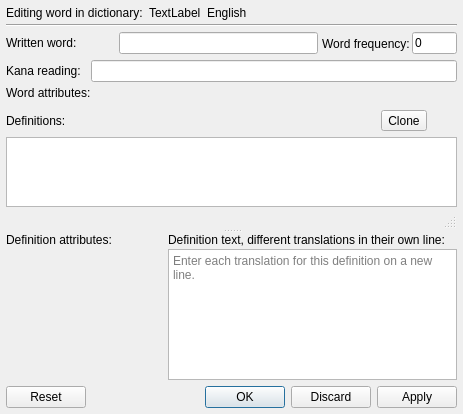
<?xml version="1.0" encoding="UTF-8"?>
<ui version="4.0">
 <class>WordEditorForm</class>
 <widget class="QMainWindow" name="WordEditorForm">
  <property name="geometry">
   <rect>
    <x>0</x>
    <y>0</y>
    <width>463</width>
    <height>414</height>
   </rect>
  </property>
  <property name="windowTitle">
   <string>zkanji - Edit word</string>
  </property>
  <widget class="QWidget" name="centralwidget">
   <layout class="QVBoxLayout" name="verticalLayout_2">
    <property name="spacing">
     <number>4</number>
    </property>
    <property name="leftMargin">
     <number>6</number>
    </property>
    <property name="topMargin">
     <number>6</number>
    </property>
    <property name="rightMargin">
     <number>6</number>
    </property>
    <property name="bottomMargin">
     <number>6</number>
    </property>
    <item>
     <widget class="QWidget" name="widget" native="true">
      <layout class="QHBoxLayout" name="horizontalLayout_2">
       <property name="spacing">
        <number>6</number>
       </property>
       <property name="leftMargin">
        <number>0</number>
       </property>
       <property name="topMargin">
        <number>0</number>
       </property>
       <property name="rightMargin">
        <number>0</number>
       </property>
       <property name="bottomMargin">
        <number>0</number>
       </property>
       <item>
        <widget class="QLabel" name="label">
         <property name="text">
          <string>Editing word in dictionary:</string>
         </property>
        </widget>
       </item>
       <item>
        <widget class="QLabel" name="dictImgLabel">
         <property name="text">
          <string notr="true">TextLabel</string>
         </property>
        </widget>
       </item>
       <item>
        <widget class="QLabel" name="dictLabel">
         <property name="text">
          <string notr="true">English</string>
         </property>
        </widget>
       </item>
       <item>
        <spacer name="horizontalSpacer">
         <property name="orientation">
          <enum>Qt::Horizontal</enum>
         </property>
         <property name="sizeHint" stdset="0">
          <size>
           <width>40</width>
           <height>5</height>
          </size>
         </property>
        </spacer>
       </item>
      </layout>
     </widget>
    </item>
    <item>
     <widget class="Line" name="line">
      <property name="orientation">
       <enum>Qt::Horizontal</enum>
      </property>
     </widget>
    </item>
    <item>
     <layout class="QFormLayout" name="formLayout">
      <property name="horizontalSpacing">
       <number>10</number>
      </property>
      <property name="verticalSpacing">
       <number>4</number>
      </property>
      <item row="0" column="0">
       <widget class="QLabel" name="kanjiLabel">
        <property name="text">
         <string>Written word:</string>
        </property>
       </widget>
      </item>
      <item row="0" column="1">
       <layout class="QHBoxLayout" name="horizontalLayout_6">
        <property name="spacing">
         <number>4</number>
        </property>
        <item>
         <layout class="QHBoxLayout" name="horizontalLayout_3">
          <property name="spacing">
           <number>2</number>
          </property>
          <item>
           <widget class="QToolButton" name="kanjiButton">
            <property name="toolTip">
             <string>Write a Japanese character with mouse or pen</string>
            </property>
            <property name="icon">
             <iconset resource="../Resources/resources.qrc">
              <normaloff>:/kanjipen.svg</normaloff>:/kanjipen.svg</iconset>
            </property>
            <property name="iconSize">
             <size>
              <width>18</width>
              <height>18</height>
             </size>
            </property>
            <property name="checkable">
             <bool>true</bool>
            </property>
            <property name="autoRaise">
             <bool>true</bool>
            </property>
           </widget>
          </item>
          <item>
           <widget class="ZKanaLineEdit" name="kanjiEdit">
            <property name="sizePolicy">
             <sizepolicy hsizetype="Expanding" vsizetype="Fixed">
              <horstretch>5</horstretch>
              <verstretch>0</verstretch>
             </sizepolicy>
            </property>
            <property name="toolTip">
             <string>Written form of word, possibly containing kanji</string>
            </property>
           </widget>
          </item>
         </layout>
        </item>
        <item>
         <widget class="QWidget" name="widget_4" native="true">
          <property name="sizePolicy">
           <sizepolicy hsizetype="Fixed" vsizetype="Preferred">
            <horstretch>0</horstretch>
            <verstretch>0</verstretch>
           </sizepolicy>
          </property>
          <layout class="QHBoxLayout" name="horizontalLayout">
           <property name="spacing">
            <number>2</number>
           </property>
           <property name="leftMargin">
            <number>0</number>
           </property>
           <property name="topMargin">
            <number>0</number>
           </property>
           <property name="rightMargin">
            <number>0</number>
           </property>
           <property name="bottomMargin">
            <number>0</number>
           </property>
           <item>
            <widget class="QLabel" name="label_3">
             <property name="sizePolicy">
              <sizepolicy hsizetype="Fixed" vsizetype="Preferred">
               <horstretch>0</horstretch>
               <verstretch>0</verstretch>
              </sizepolicy>
             </property>
             <property name="text">
              <string>Word frequency:</string>
             </property>
            </widget>
           </item>
           <item>
            <widget class="ZLineEdit" name="freqEdit">
             <property name="sizePolicy">
              <sizepolicy hsizetype="Expanding" vsizetype="Fixed">
               <horstretch>1</horstretch>
               <verstretch>0</verstretch>
              </sizepolicy>
             </property>
             <property name="minimumSize">
              <size>
               <width>45</width>
               <height>0</height>
              </size>
             </property>
             <property name="maximumSize">
              <size>
               <width>45</width>
               <height>16777215</height>
              </size>
             </property>
             <property name="toolTip">
              <string>Enter relative word frequency. Higher numbers mean higher frequency of use</string>
             </property>
             <property name="text">
              <string notr="true">0</string>
             </property>
            </widget>
           </item>
          </layout>
         </widget>
        </item>
       </layout>
      </item>
      <item row="1" column="0">
       <widget class="QLabel" name="kanaLabel">
        <property name="text">
         <string>Kana reading:</string>
        </property>
       </widget>
      </item>
      <item row="1" column="1">
       <widget class="ZKanaLineEdit" name="kanaEdit">
        <property name="toolTip">
         <string>Kana reading of the word. Make sure this matches the written form</string>
        </property>
       </widget>
      </item>
     </layout>
    </item>
    <item>
     <widget class="QLabel" name="wordAttribLabel">
      <property name="sizePolicy">
       <sizepolicy hsizetype="Fixed" vsizetype="Preferred">
        <horstretch>0</horstretch>
        <verstretch>0</verstretch>
       </sizepolicy>
      </property>
      <property name="text">
       <string>Word attributes:</string>
      </property>
     </widget>
    </item>
    <item>
     <widget class="QWidget" name="wordAttribWidget" native="true"/>
    </item>
    <item>
     <layout class="QHBoxLayout" name="horizontalLayout_4">
      <item>
       <widget class="QLabel" name="label_4">
        <property name="text">
         <string>Definitions:</string>
        </property>
       </widget>
      </item>
      <item>
       <spacer name="horizontalSpacer_2">
        <property name="orientation">
         <enum>Qt::Horizontal</enum>
        </property>
        <property name="sizeHint" stdset="0">
         <size>
          <width>198</width>
          <height>5</height>
         </size>
        </property>
       </spacer>
      </item>
      <item>
       <widget class="QToolButton" name="cloneButton">
        <property name="toolTip">
         <string>Duplicate selected definition. The new definition will be added at the end of the list</string>
        </property>
        <property name="text">
         <string>Clone</string>
        </property>
        <property name="iconSize">
         <size>
          <width>18</width>
          <height>18</height>
         </size>
        </property>
       </widget>
      </item>
      <item>
       <widget class="QToolButton" name="delButton">
        <property name="toolTip">
         <string>Remove selected definition</string>
        </property>
        <property name="icon">
         <iconset resource="../Resources/resources.qrc">
          <normaloff>:/delmark.svg</normaloff>:/delmark.svg</iconset>
        </property>
        <property name="iconSize">
         <size>
          <width>18</width>
          <height>18</height>
         </size>
        </property>
        <property name="autoRaise">
         <bool>true</bool>
        </property>
       </widget>
      </item>
     </layout>
    </item>
    <item>
     <widget class="QSplitter" name="splitter">
      <property name="orientation">
       <enum>Qt::Vertical</enum>
      </property>
      <property name="childrenCollapsible">
       <bool>false</bool>
      </property>
      <widget class="QWidget" name="widget_2" native="true">
       <property name="sizePolicy">
        <sizepolicy hsizetype="Preferred" vsizetype="Preferred">
         <horstretch>1</horstretch>
         <verstretch>1</verstretch>
        </sizepolicy>
       </property>
       <layout class="QVBoxLayout" name="verticalLayout">
        <property name="spacing">
         <number>0</number>
        </property>
        <property name="leftMargin">
         <number>0</number>
        </property>
        <property name="topMargin">
         <number>0</number>
        </property>
        <property name="rightMargin">
         <number>0</number>
        </property>
        <property name="bottomMargin">
         <number>0</number>
        </property>
        <item>
         <widget class="ZDictionaryEditListView" name="defTable">
          <property name="sizePolicy">
           <sizepolicy hsizetype="Expanding" vsizetype="Expanding">
            <horstretch>1</horstretch>
            <verstretch>1</verstretch>
           </sizepolicy>
          </property>
          <property name="acceptDrops">
           <bool>true</bool>
          </property>
          <property name="dragEnabled">
           <bool>true</bool>
          </property>
         </widget>
        </item>
        <item>
         <widget class="ZStatusBar" name="listStatus"/>
        </item>
       </layout>
      </widget>
      <widget class="QWidget" name="layoutWidget">
       <layout class="QGridLayout" name="gridLayout">
        <property name="spacing">
         <number>2</number>
        </property>
        <item row="0" column="1">
         <widget class="QLabel" name="label_5">
          <property name="text">
           <string>Definition text, different translations in their own line:</string>
          </property>
         </widget>
        </item>
        <item row="1" column="0" rowspan="2">
         <widget class="WordAttribWidget" name="attribWidget" native="true">
          <property name="sizePolicy">
           <sizepolicy hsizetype="Fixed" vsizetype="Preferred">
            <horstretch>0</horstretch>
            <verstretch>0</verstretch>
           </sizepolicy>
          </property>
          <property name="minimumSize">
           <size>
            <width>160</width>
            <height>0</height>
           </size>
          </property>
         </widget>
        </item>
        <item row="0" column="0">
         <widget class="QLabel" name="label_7">
          <property name="text">
           <string>Definition attributes:</string>
          </property>
         </widget>
        </item>
        <item row="1" column="1" colspan="2">
         <widget class="QPlainTextEdit" name="defTextEdit">
          <property name="tabChangesFocus">
           <bool>true</bool>
          </property>
          <property name="placeholderText">
           <string>Enter each translation for this definition on a new line.</string>
          </property>
         </widget>
        </item>
       </layout>
      </widget>
     </widget>
    </item>
    <item>
     <widget class="QDialogButtonBox" name="buttonBox">
      <property name="standardButtons">
       <set>QDialogButtonBox::Apply|QDialogButtonBox::Discard|QDialogButtonBox::Ok|QDialogButtonBox::Reset</set>
      </property>
     </widget>
    </item>
   </layout>
  </widget>
 </widget>
 <customwidgets>
  <customwidget>
   <class>ZLineEdit</class>
   <extends>QLineEdit</extends>
   <header>zlineedit.h</header>
  </customwidget>
  <customwidget>
   <class>ZStatusBar</class>
   <extends>QStatusBar</extends>
   <header>zstatusbar.h</header>
   <container>1</container>
  </customwidget>
  <customwidget>
   <class>ZKanaLineEdit</class>
   <extends>QLineEdit</extends>
   <header>zkanalineedit.h</header>
  </customwidget>
  <customwidget>
   <class>WordAttribWidget</class>
   <extends>QWidget</extends>
   <header>wordattribwidget.h</header>
   <container>1</container>
  </customwidget>
  <customwidget>
   <class>ZDictionaryEditListView</class>
   <extends>QTableView</extends>
   <header>wordeditorform.h</header>
  </customwidget>
 </customwidgets>
 <resources>
  <include location="Resources/resources.qrc"/>
 </resources>
 <connections/>
</ui>
